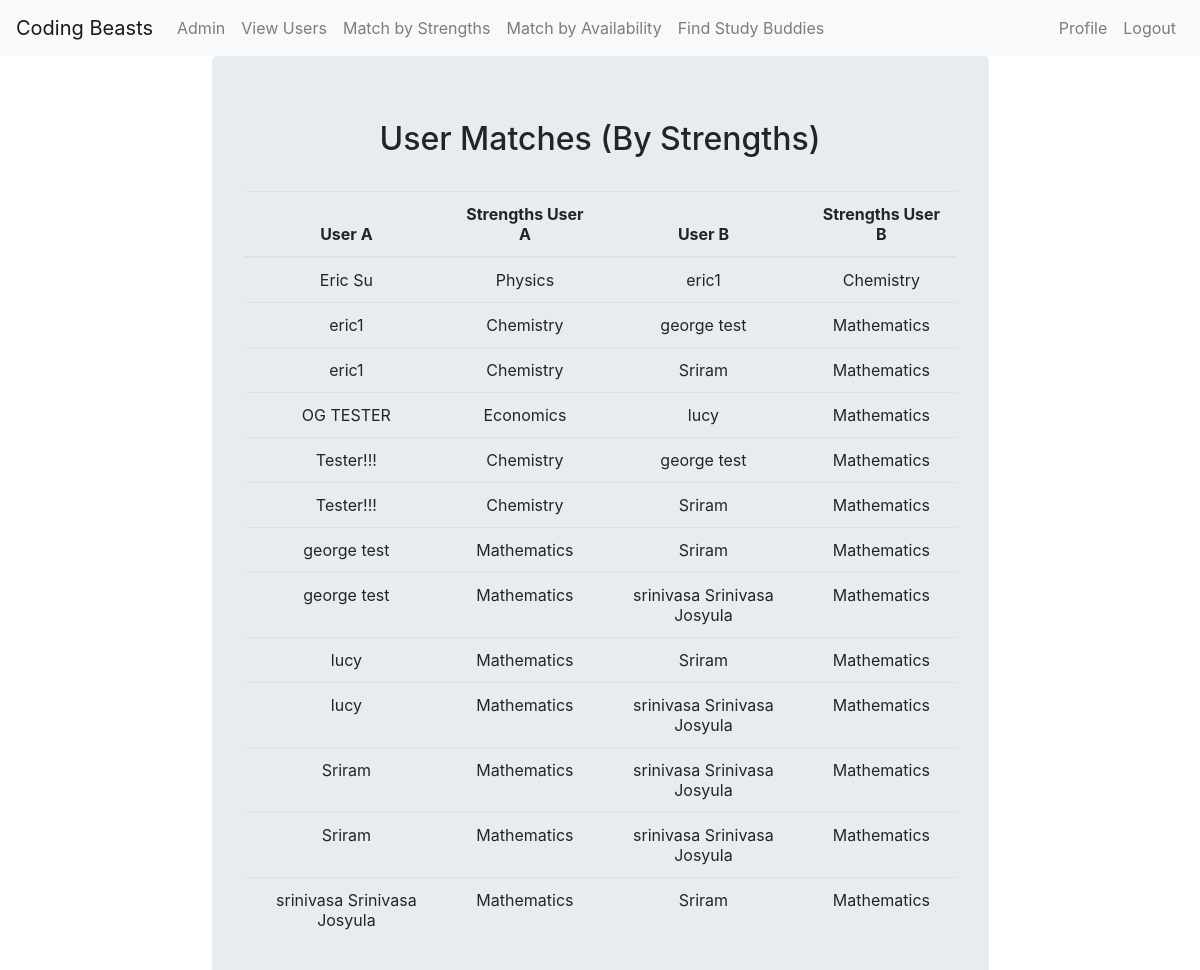
Page /matches/strengths/ (signed in) on the committed database.
### sbuddy/models.py (models this page shows, shortened)
class Profile(models.Model):
    STRENGTH_CHOICES = (
        ('--------', '--------'),
        ('Mathematics','Mathematics'),
        ('Chemistry','Chemistry'),
        ('Physics','Physics'),
        ('Computer Science','Computer Science'),
        ('Economics','Economics'),
        )
    SCHEDULE_CHOICES = [
        ("Monday Morning", "Monday Morning"),
        ("Monday Afternoon", "Monday Afternoon"),
        ("Tuesday Morning", "Tuesday Morning"),
        ("Tuesday Afternoon", "Tuesday Afternoon"),
        ("Wednesday Morning", "Wednesday Morning"),
        ("Wednesday Afternoon", "Wednesday Afternoon"),
        ("Thursday Morning", "Thursday Morning"),
        ("Thursday Afternoon", "Thursday Afternoon"),
        ("Friday Morning", "Friday Morning"),
        ("Friday Afternoon", "Friday Afternoon"),
    ]
    user = models.OneToOneField(User, on_delete=models.CASCADE)
    image = models.ImageField(default='default.jpg', upload_to='profile_pics')
    name = models.CharField(max_length=100, blank=False, default='')
    meetingURL = models.CharField(max_length=100, blank=False, default='')
    strengths = models.CharField(
        max_length=255,
        choices=STRENGTH_CHOICES,
        default='')
    weaknesses = models.CharField(
        max_length=255,
        choices=STRENGTH_CHOICES,
        default='')
    availability = models.CharField(
        max_length=50,
        choices=SCHEDULE_CHOICES,
        default='Monday Morning',
    )
    phone_number = models.CharField(max_length=20)

### sbuddy/views.py (the view)
# urls.py: path('matches/strengths/', views.match_users_by_strengths, name="match_strengths"),
def match_users_by_strengths(request):
    users = Profile.objects.all()
    matches = []
    for user_a in users:
        strengths_a = user_a.strengths.split(',')
        for user_b in users:
            if user_b.name != user_a.name:
                weak_b = user_b.weaknesses.split(',')
                if do_items_match(strengths_a, weak_b):
                    match = (user_a, user_b)
                    matches.append(match)
    return render(request, 'sbuddy/matches.html', {'matches': matches})

### sbuddy/views.py (called while the page is built)
def do_items_match(a, b):
    for item in a:
        for itemB in b:
            if item.lower() == itemB.lower():
                return True
    return False

### sbuddy/templates/sbuddy/matches.html (shortened to what this page needs)
{% extends 'sbuddy/base.html' %}
{% load bootstrap4 %}
{% block content %}
<body>
    <div class="form jumbotron mid">
        <h2 class="text-center" style="padding-bottom:25px"> User Matches (By Strengths) </h2>
        <table class="table">
            <thead>
                <tr>
                <th class="text-center">User A</th>
                <th class="text-center">Strengths User A</th>
                <th class="text-center">User B</th>
                <th class="text-center">Strengths User B</th>
                </tr>
            </thead>
            <tbody>
                {% for match in matches %}
                <tr>
                    <td class="text-center">{{ match.0.name }}</td>
                    <td class="text-center">{{ match.0.strengths }}</td>
                    <td class="text-center">{{ match.1.name }}</td>
                    <td class="text-center">{{ match.1.strengths }}</td>
                </tr>
                {% endfor %}
            </tbody>
        </table>
    </div>
</body>
</head>
{% endblock %}

### sbuddy/templates/sbuddy/base.html (style rules this page uses)
.form { margin-right: 15%; margin-left: 15%; }

### sbuddy/templates/sbuddy/matches.html (style rules this page uses)
.form { margin-right: 15%; margin-left: 15%; }

### rows in the picture
Profile: name "Eric Su", strengths "Physics", name "eric1", strengths "Chemistry"
Profile: name "eric1", strengths "Chemistry", name "george test", strengths "Mathematics", name "Sriram"
Profile: name "OG TESTER", strengths "Economics", name "lucy", strengths "Mathematics"
Profile: name "Tester!!!", strengths "Chemistry", name "george test", strengths "Mathematics", name "Sriram"
Profile: name "george test", strengths "Mathematics", name "Sriram", name "srinivasa Srinivasa Josyula"
Profile: name "lucy", strengths "Mathematics", name "Sriram", name "srinivasa Srinivasa Josyula"
Profile: name "Sriram", strengths "Mathematics", name "srinivasa Srinivasa Josyula"
Profile: name "Sriram", strengths "Mathematics", name "srinivasa Srinivasa Josyula"
Profile: name "srinivasa Srinivasa Josyula", strengths "Mathematics", name "Sriram"
